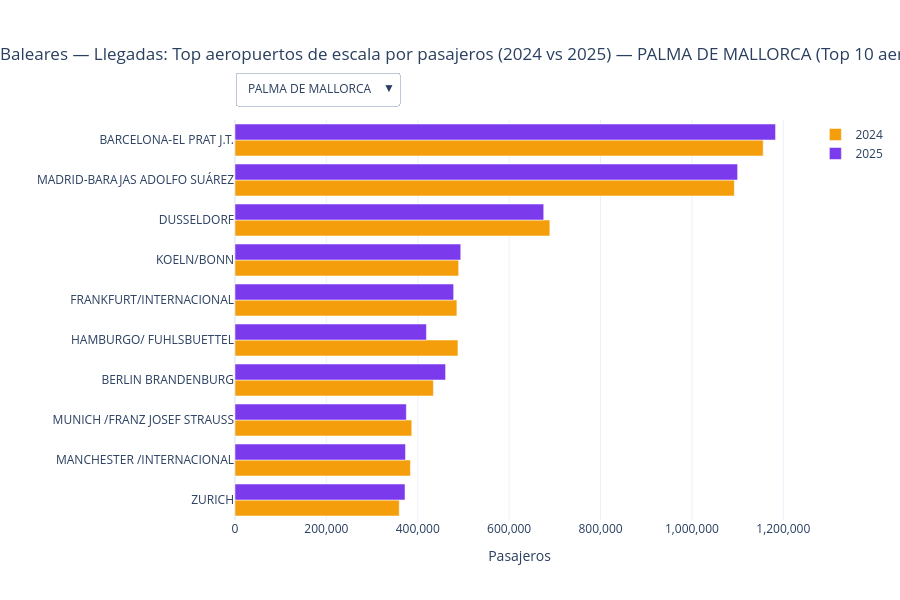
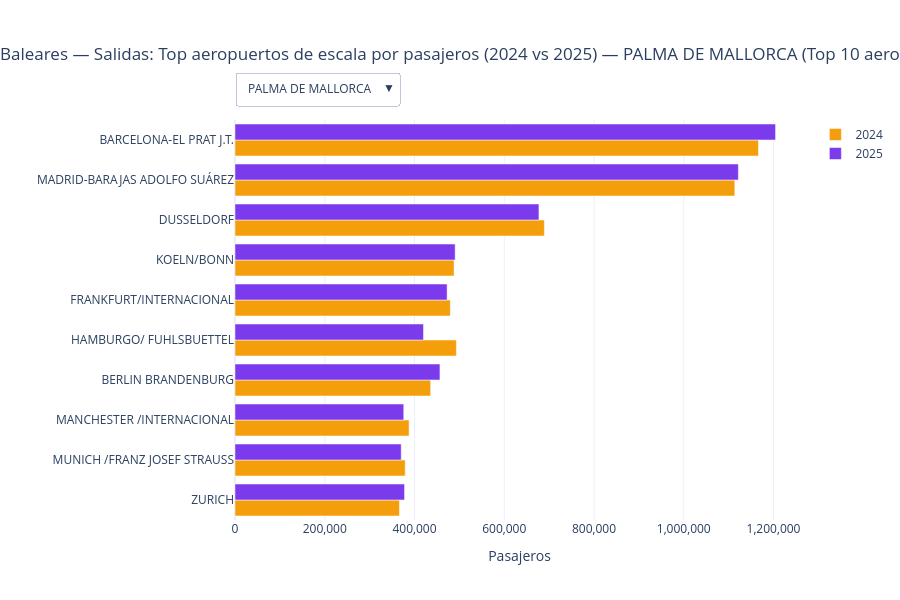

Here is the notebook cell these charts were saved with, in order:
### Markdown cell above
### 6.1 Top aeropuertos de escala por año
Separado por movimiento (llegadas/salidas).

### Code cell
def compute_top10_by_base_movement_year(df_baleares, base, movement, top_n=10, years=YEARS):
    d = df_baleares[
        (df_baleares["aeropuerto_base"] == base) &
        (df_baleares["movimiento"] == movement)
    ].copy()

    g = (
        d.groupby(["aeropuerto_escala", "año"], as_index=False)["pasajeros"]
         .sum()
    )

    p = (
        g.pivot(index="aeropuerto_escala", columns="año", values="pasajeros")
         .fillna(0)
    )

    for y in years:
        if y not in p.columns:
            p[y] = 0

    p["total"] = p[years].sum(axis=1)

    top = (
        p.sort_values("total", ascending=False)
         .head(top_n)
         .sort_values("total", ascending=True)
    )

    labels = top.index.tolist()
    values_by_year = {y: top[y].tolist() for y in years}

    return labels, values_by_year

def build_figure(df_baleares, movement, title_prefix, top_n=10):
    # Precalcular datos para cada base
    pre = {}
    for b in BASES:
        labels, values_by_year = compute_top10_by_base_movement_year(
            df_baleares, base=b, movement=movement, top_n=top_n, years=YEARS
        )
        pre[b] = (labels, values_by_year)

    # Figura inicial con la primera base
    base0 = BASES[0]
    labels0, vals0 = pre[base0]

    fig = go.Figure()

    # Trazas: una por año
    fig.add_trace(go.Bar(
        y=labels0, x=vals0[2024], orientation="h",
        name="2024", marker_color=COLOR_2024,
        hovertemplate="2024: %{x:,.0f}<extra></extra>"
    ))
    fig.add_trace(go.Bar(
        y=labels0, x=vals0[2025], orientation="h",
        name="2025", marker_color=COLOR_2025,
        hovertemplate="2025: %{x:,.0f}<extra></extra>"
    ))

    # Dropdown para cambiar base
    buttons = []
    for b in BASES:
        labels, vals = pre[b]
        buttons.append(dict(
            label=b,
            method="update",
            args=[
                {"x": [vals[2024], vals[2025]],
                 "y": [labels, labels]},
                {"title.text": f"{title_prefix} — {b} (Top {top_n} aeropuertos escala)"}
            ]
        ))

    fig.update_layout(
        title=dict(
            text=f"{title_prefix} — {base0} (Top {top_n} aeropuertos escala)",
            x=0.0,
            xanchor="left"
        ),
        xaxis_title="Pasajeros",
        yaxis_title="",
        barmode="group",
        template="plotly_white",
        height=600,
        updatemenus=[dict(
            buttons=buttons,
            direction="down",
            x=0.0,
            xanchor="left",
            y=1.12,
            yanchor="top",
            showactive=True
        )],
        margin=dict(t=120)
    )

    fig.update_xaxes(tickformat=",")

    return fig

fig_llegadas = build_figure(
    df_baleares,
    movement="LLEGADA",
    title_prefix="Baleares — Llegadas: Top aeropuertos de escala por pasajeros (2024 vs 2025)",
    top_n=10
)
fig_llegadas.show()

fig_salidas = build_figure(
    df_baleares,
    movement="SALIDA",
    title_prefix="Baleares — Salidas: Top aeropuertos de escala por pasajeros (2024 vs 2025)",
    top_n=10
)
fig_salidas.show()

### Figure 1 — Plotly figure (JSON) as saved in the notebook; plotly's stock layout.template omitted (floating-point values rounded to 4 significant figures)
{"data": [{"hovertemplate": "2024: %{x:,.0f}<extra></extra>", "marker": {"color": "#F59E0B"}, "name": "2024", "orientation": "h", "type": "bar", "x": [359475, 383883, 386864, 434171, 487948, 485636, 489467, 689089, 1092787, 1155928], "y": ["ZURICH", "MANCHESTER /INTERNACIONAL", "MUNICH /FRANZ JOSEF STRAUSS", "BERLIN BRANDENBURG", "HAMBURGO/ FUHLSBUETTEL", "FRANKFURT/INTERNACIONAL", "KOELN/BONN", "DUSSELDORF", "MADRID-BARAJAS ADOLFO SUÁREZ", "BARCELONA-EL PRAT J.T."]}, {"hovertemplate": "2025: %{x:,.0f}<extra></extra>", "marker": {"color": "#7C3AED"}, "name": "2025", "orientation": "h", "type": "bar", "x": [372041, 373127, 374957, 460846, 418963, 478524, 494042, 675658, 1099972, 1183001], "y": ["ZURICH", "MANCHESTER /INTERNACIONAL", "MUNICH /FRANZ JOSEF STRAUSS", "BERLIN BRANDENBURG", "HAMBURGO/ FUHLSBUETTEL", "FRANKFURT/INTERNACIONAL", "KOELN/BONN", "DUSSELDORF", "MADRID-BARAJAS ADOLFO SUÁREZ", "BARCELONA-EL PRAT J.T."]}], "layout": {"barmode": "group", "height": 600, "margin": {"t": 120}, "title": {"text": "Baleares — Llegadas: Top aeropuertos de escala por pasajeros (2024 vs 2025) — PALMA DE MALLORCA (Top 10 aeropuertos escala)", "x": 0, "xanchor": "left"}, "updatemenus": [{"buttons": [{"args": [{"x": [[359475, 383883, 386864, 434171, 487948, 485636, 489467, 689089, 1092787, 1155928], [372041, 373127, 374957, 460846, 418963, 478524, 494042, 675658, 1099972, 1183001]], "y": [["ZURICH", "MANCHESTER /INTERNACIONAL", "MUNICH /FRANZ JOSEF STRAUSS", "BERLIN BRANDENBURG", "HAMBURGO/ FUHLSBUETTEL", "FRANKFURT/INTERNACIONAL", "KOELN/BONN", "DUSSELDORF", "MADRID-BARAJAS ADOLFO SUÁREZ", "BARCELONA-EL PRAT J.T."], ["ZURICH", "MANCHESTER /INTERNACIONAL", "MUNICH /FRANZ JOSEF STRAUSS", "BERLIN BRANDENBURG", "HAMBURGO/ FUHLSBUETTEL", "FRANKFURT/INTERNACIONAL", "KOELN/BONN", "DUSSELDORF", "MADRID-BARAJAS ADOLFO SUÁREZ", "BARCELONA-EL PRAT J.T."]]}, {"title.text": "Baleares — Llegadas: Top aeropuertos de escala por pasajeros (2024 vs 2025) — PALMA DE MALLORCA (Top 10 aeropuertos escala)"}], "label": "PALMA DE MALLORCA", "method": "update"}, {"args": [{"x": [[111224, 112898, 124063, 150219, 151543, 155357, 175118, 290190, 475879, 624580], [109935, 112542, 130008, 149268, 148366, 157009, 157673, 281710, 464160, 641862]], "y": [["MILAN /MALPENSA", "LONDRES /STANSTED", "PARIS /ORLY", "MANCHESTER /INTERNACIONAL", "LONDRES/GATWICK", "AMSTERDAM/SCHIPHOL", "VALENCIA", "PALMA DE MALLORCA", "MADRID-BARAJAS ADOLFO SUÁREZ", "BARCELONA-EL PRAT J.T."], ["MILAN /MALPENSA", "LONDRES /STANSTED", "PARIS /ORLY", "MANCHESTER /INTERNACIONAL", "LONDRES/GATWICK", "AMSTERDAM/SCHIPHOL", "VALENCIA", "PALMA DE MALLORCA", "MADRID-BARAJAS ADOLFO SUÁREZ", "BARCELONA-EL PRAT J.T."]]}, {"title.text": "Baleares — Llegadas: Top aeropuertos de escala por pasajeros (2024 vs 2025) — IBIZA (Top 10 aeropuertos escala)"}], "label": "IBIZA", "method": "update"}, {"args": [{"x": [[42749, 55746, 52666, 52049, 59815, 88739, 115616, 195677, 204220, 458736], [44883, 46523, 51084, 51945, 75034, 83727, 113398, 188222, 193868, 468296]], "y": [["MILAN /MALPENSA", "BILBAO", "LONDRES /STANSTED", "VALENCIA", "PARIS /ORLY", "MANCHESTER /INTERNACIONAL", "LONDRES/GATWICK", "MADRID-BARAJAS ADOLFO SUÁREZ", "PALMA DE MALLORCA", "BARCELONA-EL PRAT J.T."], ["MILAN /MALPENSA", "BILBAO", "LONDRES /STANSTED", "VALENCIA", "PARIS /ORLY", "MANCHESTER /INTERNACIONAL", "LONDRES/GATWICK", "MADRID-BARAJAS ADOLFO SUÁREZ", "PALMA DE MALLORCA", "BARCELONA-EL PRAT J.T."]]}, {"title.text": "Baleares — Llegadas: Top aeropuertos de escala por pasajeros (2024 vs 2025) — MENORCA (Top 10 aeropuertos escala)"}], "label": "MENORCA", "method": "update"}], "direction": "down", "showactive": true, "x": 0, "xanchor": "left", "y": 1.12, "yanchor": "top"}], "xaxis": {"tickformat": ",", "title": {"text": "Pasajeros"}}, "yaxis": {"title": {"text": ""}}}}

### Figure 2 — Plotly figure (JSON) as saved in the notebook; plotly's stock layout.template omitted (floating-point values rounded to 4 significant figures)
{"data": [{"hovertemplate": "2024: %{x:,.0f}<extra></extra>", "marker": {"color": "#F59E0B"}, "name": "2024", "orientation": "h", "type": "bar", "x": [366450, 379254, 387929, 436009, 493329, 479807, 488208, 689401, 1113722, 1166412], "y": ["ZURICH", "MUNICH /FRANZ JOSEF STRAUSS", "MANCHESTER /INTERNACIONAL", "BERLIN BRANDENBURG", "HAMBURGO/ FUHLSBUETTEL", "FRANKFURT/INTERNACIONAL", "KOELN/BONN", "DUSSELDORF", "MADRID-BARAJAS ADOLFO SUÁREZ", "BARCELONA-EL PRAT J.T."]}, {"hovertemplate": "2025: %{x:,.0f}<extra></extra>", "marker": {"color": "#7C3AED"}, "name": "2025", "orientation": "h", "type": "bar", "x": [377838, 370407, 376041, 456663, 420072, 472655, 490613, 677247, 1121657, 1204524], "y": ["ZURICH", "MUNICH /FRANZ JOSEF STRAUSS", "MANCHESTER /INTERNACIONAL", "BERLIN BRANDENBURG", "HAMBURGO/ FUHLSBUETTEL", "FRANKFURT/INTERNACIONAL", "KOELN/BONN", "DUSSELDORF", "MADRID-BARAJAS ADOLFO SUÁREZ", "BARCELONA-EL PRAT J.T."]}], "layout": {"barmode": "group", "height": 600, "margin": {"t": 120}, "title": {"text": "Baleares — Salidas: Top aeropuertos de escala por pasajeros (2024 vs 2025) — PALMA DE MALLORCA (Top 10 aeropuertos escala)", "x": 0, "xanchor": "left"}, "updatemenus": [{"buttons": [{"args": [{"x": [[366450, 379254, 387929, 436009, 493329, 479807, 488208, 689401, 1113722, 1166412], [377838, 370407, 376041, 456663, 420072, 472655, 490613, 677247, 1121657, 1204524]], "y": [["ZURICH", "MUNICH /FRANZ JOSEF STRAUSS", "MANCHESTER /INTERNACIONAL", "BERLIN BRANDENBURG", "HAMBURGO/ FUHLSBUETTEL", "FRANKFURT/INTERNACIONAL", "KOELN/BONN", "DUSSELDORF", "MADRID-BARAJAS ADOLFO SUÁREZ", "BARCELONA-EL PRAT J.T."], ["ZURICH", "MUNICH /FRANZ JOSEF STRAUSS", "MANCHESTER /INTERNACIONAL", "BERLIN BRANDENBURG", "HAMBURGO/ FUHLSBUETTEL", "FRANKFURT/INTERNACIONAL", "KOELN/BONN", "DUSSELDORF", "MADRID-BARAJAS ADOLFO SUÁREZ", "BARCELONA-EL PRAT J.T."]]}, {"title.text": "Baleares — Salidas: Top aeropuertos de escala por pasajeros (2024 vs 2025) — PALMA DE MALLORCA (Top 10 aeropuertos escala)"}], "label": "PALMA DE MALLORCA", "method": "update"}, {"args": [{"x": [[110473, 110843, 122655, 150208, 150760, 159041, 173944, 289505, 485542, 634673], [109184, 110748, 130397, 146503, 149041, 162402, 160307, 282395, 471195, 654475]], "y": [["MILAN /MALPENSA", "LONDRES /STANSTED", "PARIS /ORLY", "LONDRES/GATWICK", "MANCHESTER /INTERNACIONAL", "AMSTERDAM/SCHIPHOL", "VALENCIA", "PALMA DE MALLORCA", "MADRID-BARAJAS ADOLFO SUÁREZ", "BARCELONA-EL PRAT J.T."], ["MILAN /MALPENSA", "LONDRES /STANSTED", "PARIS /ORLY", "LONDRES/GATWICK", "MANCHESTER /INTERNACIONAL", "AMSTERDAM/SCHIPHOL", "VALENCIA", "PALMA DE MALLORCA", "MADRID-BARAJAS ADOLFO SUÁREZ", "BARCELONA-EL PRAT J.T."]]}, {"title.text": "Baleares — Salidas: Top aeropuertos de escala por pasajeros (2024 vs 2025) — IBIZA (Top 10 aeropuertos escala)"}], "label": "IBIZA", "method": "update"}, {"args": [{"x": [[43584, 54760, 51800, 52048, 58966, 88958, 117549, 196439, 206429, 470846], [45138, 46520, 50358, 52442, 74999, 84073, 115129, 190747, 196151, 479551]], "y": [["MILAN /MALPENSA", "BILBAO", "LONDRES /STANSTED", "VALENCIA", "PARIS /ORLY", "MANCHESTER /INTERNACIONAL", "LONDRES/GATWICK", "MADRID-BARAJAS ADOLFO SUÁREZ", "PALMA DE MALLORCA", "BARCELONA-EL PRAT J.T."], ["MILAN /MALPENSA", "BILBAO", "LONDRES /STANSTED", "VALENCIA", "PARIS /ORLY", "MANCHESTER /INTERNACIONAL", "LONDRES/GATWICK", "MADRID-BARAJAS ADOLFO SUÁREZ", "PALMA DE MALLORCA", "BARCELONA-EL PRAT J.T."]]}, {"title.text": "Baleares — Salidas: Top aeropuertos de escala por pasajeros (2024 vs 2025) — MENORCA (Top 10 aeropuertos escala)"}], "label": "MENORCA", "method": "update"}], "direction": "down", "showactive": true, "x": 0, "xanchor": "left", "y": 1.12, "yanchor": "top"}], "xaxis": {"tickformat": ",", "title": {"text": "Pasajeros"}}, "yaxis": {"title": {"text": ""}}}}
